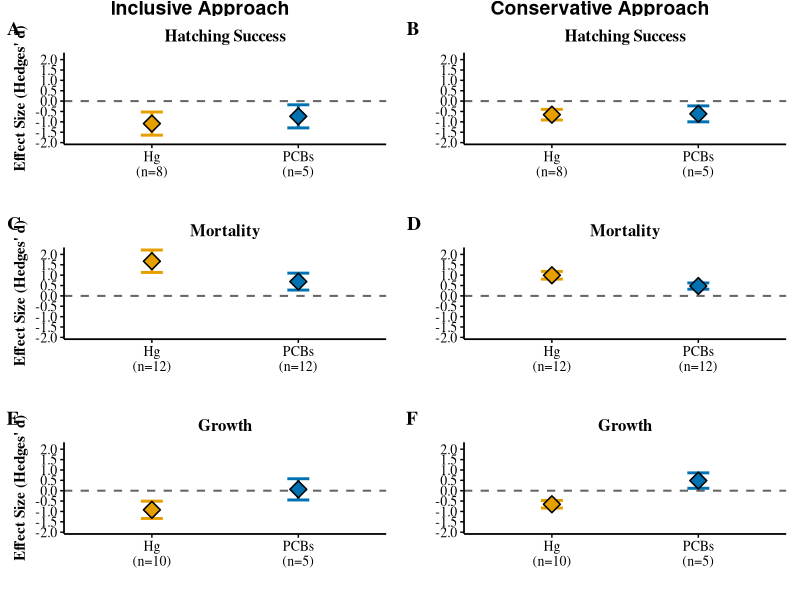
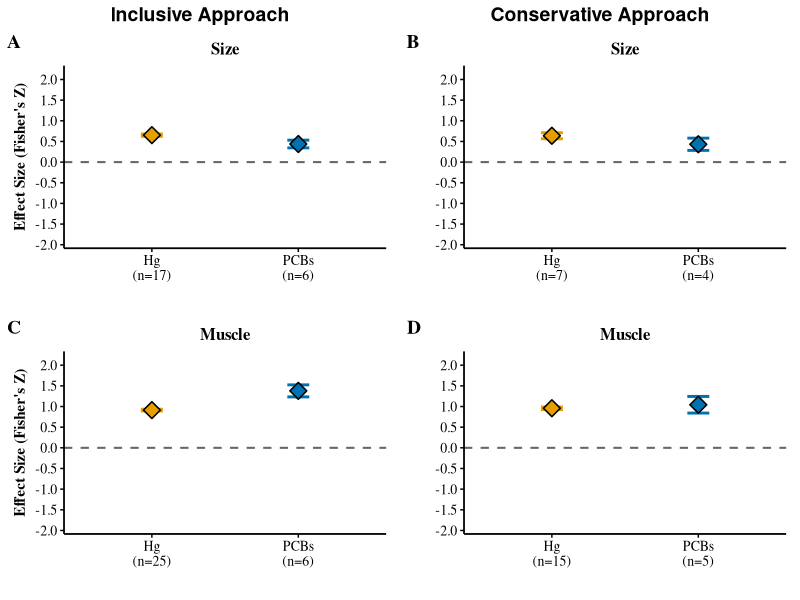
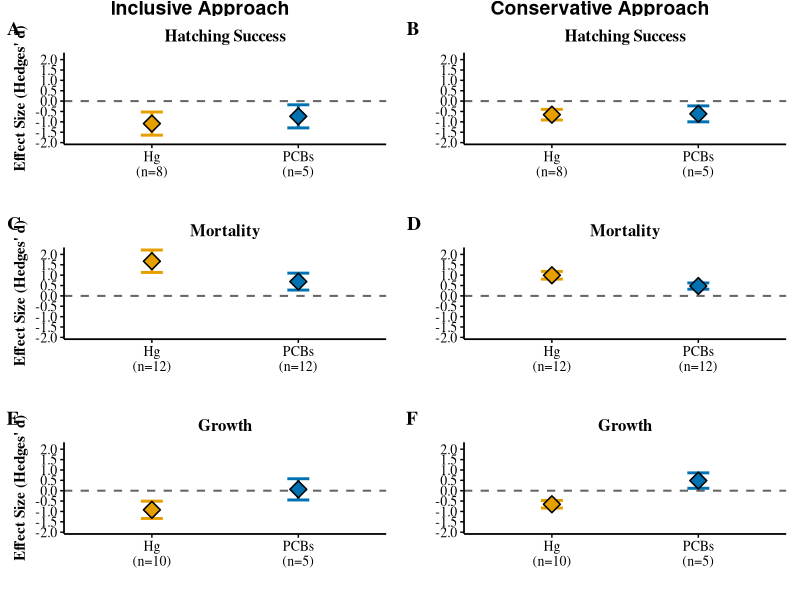
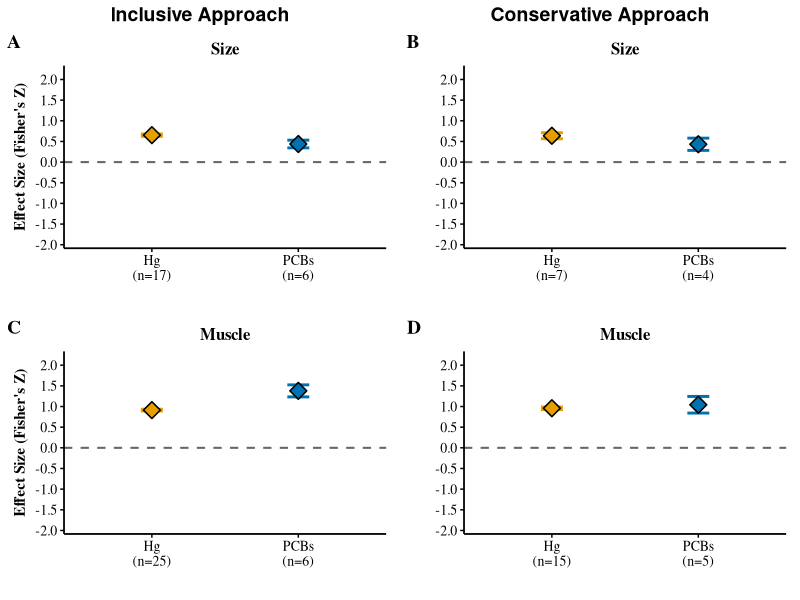
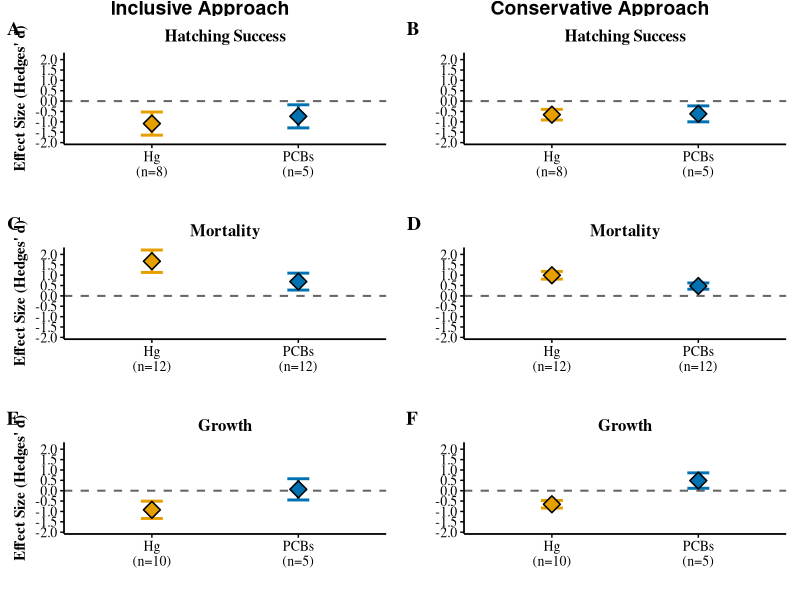
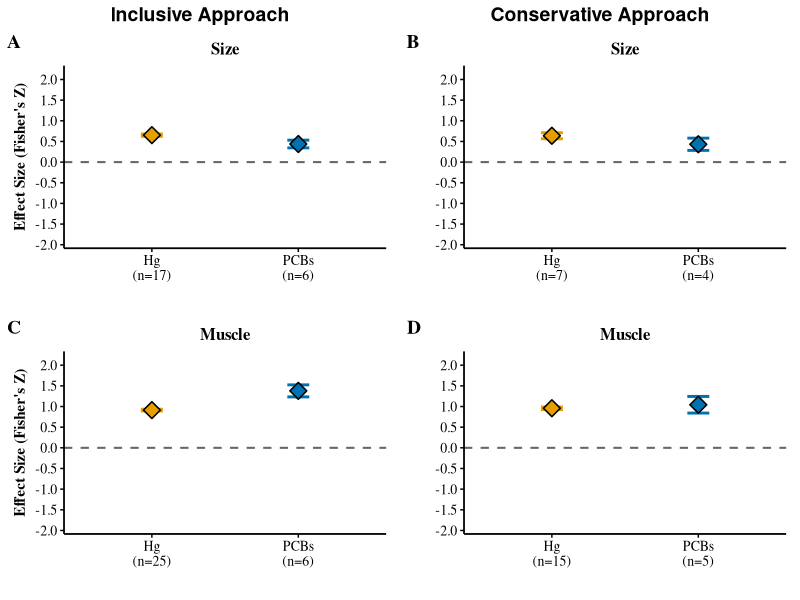
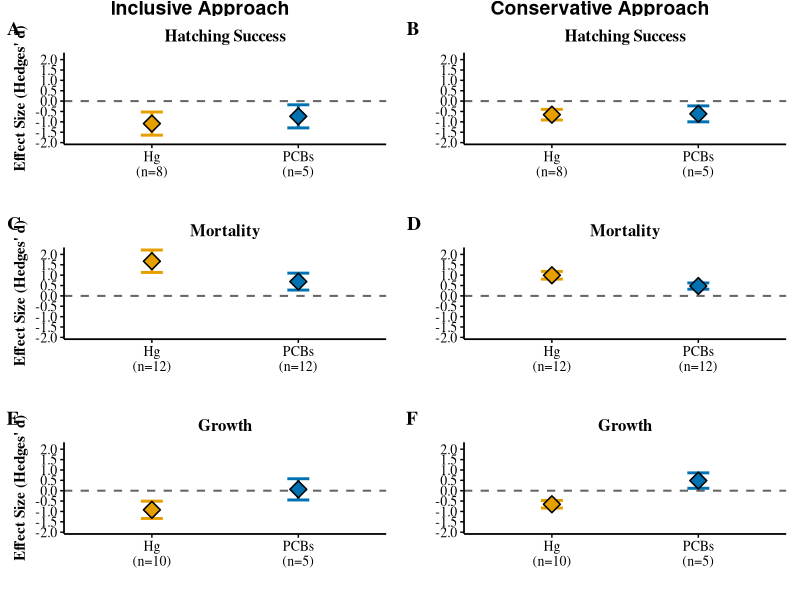
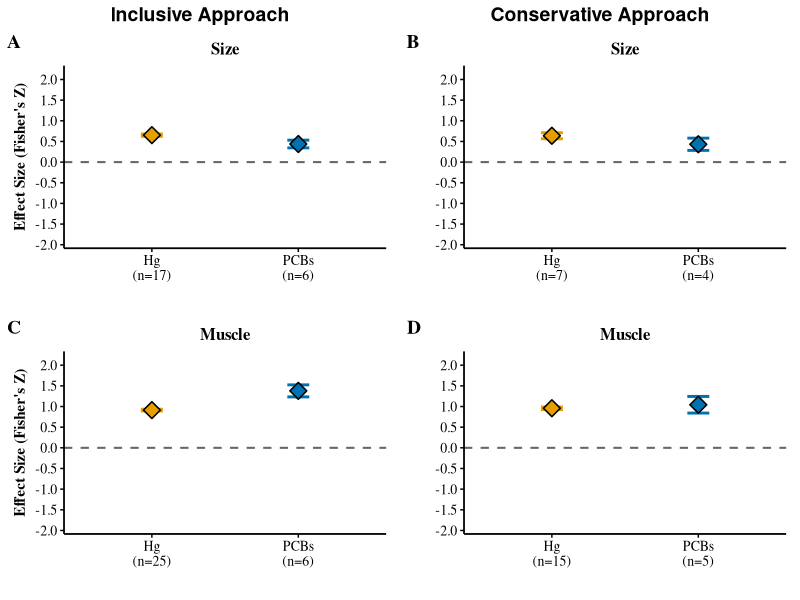

Write the R code that produced these figures, in order.
#======== Brandon Sosa =========== Updated 2025
#======== Publication-Quality Meta-Analysis Figures =========

library(ggplot2)
library(cowplot)

#===================== Hardcoded Data ===============================================

# -------- INCLUSIVE APPROACH (Borenstein-corrected for shared controls) --------
# Updated with Borenstein correction per Song et al. (2022)
# r calculated from sample sizes using Gleser & Olkin formula

# Size Inclusive (correlation-based - no shared control correction needed)
SIdata <- data.frame(
  Toxicant = c("Hg", "PCBs"),
  Mean = c(0.653, 0.438),
  CI_Lower = c(0.625, 0.345),
  CI_Upper = c(0.682, 0.531),
  n = c(17, 6)
)

# Muscle Inclusive (correlation-based - no shared control correction needed)
MuIdata <- data.frame(
  Toxicant = c("Hg", "PCBs"),
  Mean = c(0.913, 1.379),
  CI_Lower = c(0.892, 1.233),
  CI_Upper = c(0.934, 1.524),
  n = c(25, 6)
)

# Hatching Inclusive (Borenstein-corrected)
HIdata <- data.frame(
  Toxicant = c("Hg", "PCBs"),
  Mean = c(-1.0844, -0.7353),
  CI_Lower = c(-1.6427, -1.2926),
  CI_Upper = c(-0.5262, -0.1781),
  n = c(8, 5)
)

# Mortality Inclusive (Borenstein-corrected)
MIdata <- data.frame(
  Toxicant = c("Hg", "PCBs"),
  Mean = c(1.6711, 0.6901),
  CI_Lower = c(1.1306, 0.2816),
  CI_Upper = c(2.2116, 1.0985),
  n = c(12, 12)
)

# Growth Inclusive (Borenstein-corrected)
GIdata <- data.frame(
  Toxicant = c("Hg", "PCBs"),
  Mean = c(-0.9209, 0.0654),
  CI_Lower = c(-1.3381, -0.4464),
  CI_Upper = c(-0.5037, 0.5772),
  n = c(10, 5)
)

# -------- CONSERVATIVE APPROACH --------

# Size Conservative
SCdata <- data.frame(
  Toxicant = c("Hg", "PCBs"),
  Mean = c(0.638, 0.432),
  CI_Lower = c(0.565, 0.283),
  CI_Upper = c(0.711, 0.580),
  n = c(7, 4)
)

# Muscle Conservative
MuCdata <- data.frame(
  Toxicant = c("Hg", "PCBs"),
  Mean = c(0.958, 1.042),
  CI_Lower = c(0.926, 0.841),
  CI_Upper = c(0.989, 1.244),
  n = c(15, 5)
)

# Hatching Conservative
HCdata <- data.frame(
  Toxicant = c("Hg", "PCBs"),
  Mean = c(-0.655, -0.614),
  CI_Lower = c(-0.912, -0.999),
  CI_Upper = c(-0.398, -0.229),
  n = c(8, 5)
)

# Mortality Conservative
MCdata <- data.frame(
  Toxicant = c("Hg", "PCBs"),
  Mean = c(0.995, 0.475),
  CI_Lower = c(0.809, 0.324),
  CI_Upper = c(1.181, 0.626),
  n = c(12, 12)
)

# Growth Conservative
GCdata <- data.frame(
  Toxicant = c("Hg", "PCBs"),
  Mean = c(-0.653, 0.488),
  CI_Lower = c(-0.836, 0.116),
  CI_Upper = c(-0.470, 0.861),
  n = c(10, 5)
)

#===================== Colorblind-Friendly Palette ===============================
# Wong palette - distinguishable for most forms of colorblindness
hg_color <- "#E69F00"    # Orange
pcb_color <- "#0072B2"   # Blue

#============================= Publication Theme ===================================

pub_theme <- theme_classic(base_size = 11, base_family = "serif") +
  theme(
    # Axis formatting
    axis.line = element_line(linewidth = 0.6, color = "black"),
    axis.ticks = element_line(linewidth = 0.5, color = "black"),
    axis.text = element_text(size = 10, color = "black"),
    axis.title = element_text(size = 11, face = "bold"),
    
    # Title formatting
    plot.title = element_text(size = 12, face = "bold", hjust = 0.5),
    
    # Legend - will be added separately
    legend.position = "none",
    
    # Clean background
    panel.background = element_rect(fill = "white"),
    plot.background = element_rect(fill = "white", color = NA),
    
    # Margins
    plot.margin = margin(10, 10, 10, 10)
  )

#============================= Plot Function ===================================

make_plot <- function(data, title, show_ylab = FALSE, y_limits = c(-2, 2.25), ylab_text = "Effect Size") {
  
  # Create labels with n
  data$Label <- paste0(data$Toxicant, "\n(n=", data$n, ")")
  
  p <- ggplot(data, aes(x = Label, y = Mean)) +
    
    # Null effect line - prominent
    geom_hline(yintercept = 0, linetype = "dashed", linewidth = 0.7, color = "gray40") +
    
    # Error bars - thicker for visibility
    geom_errorbar(
      aes(ymin = CI_Lower, ymax = CI_Upper, color = Toxicant),
      width = 0.15, 
      linewidth = 1.0
    ) +
    
    # Point estimates - diamond shape, larger
    geom_point(
      aes(fill = Toxicant), 
      shape = 23,  # Diamond
      size = 4,
      color = "black",  # Black outline
      stroke = 0.8
    ) +
    
    # Colorblind-friendly palette
    scale_color_manual(values = c("Hg" = hg_color, "PCBs" = pcb_color)) +
    scale_fill_manual(values = c("Hg" = hg_color, "PCBs" = pcb_color)) +
    
    # Axis settings
    scale_y_continuous(
      limits = y_limits,
      breaks = seq(floor(y_limits[1]), ceiling(y_limits[2]), by = 0.5),
      expand = c(0.02, 0)
    ) +
    
    # Labels
    xlab("") +
    ylab(if(show_ylab) ylab_text else "") +
    ggtitle(title) +
    
    # Apply theme
    pub_theme
  
  return(p)
}

#============================= Create All Plots ===================================

# Larval Success Plots (Hedges' d)
HI_plot <- make_plot(HIdata, "Hatching Success", show_ylab = TRUE, ylab_text = "Effect Size (Hedges' d)")
HC_plot <- make_plot(HCdata, "Hatching Success", show_ylab = FALSE)

MI_plot <- make_plot(MIdata, "Mortality", show_ylab = TRUE, ylab_text = "Effect Size (Hedges' d)")
MC_plot <- make_plot(MCdata, "Mortality", show_ylab = FALSE)

GI_plot <- make_plot(GIdata, "Growth", show_ylab = TRUE, ylab_text = "Effect Size (Hedges' d)")
GC_plot <- make_plot(GCdata, "Growth", show_ylab = FALSE)

# Maternal Characteristics Plots (Fisher's Z)
SI_plot <- make_plot(SIdata, "Size", show_ylab = TRUE, ylab_text = "Effect Size (Fisher's Z)")
SC_plot <- make_plot(SCdata, "Size", show_ylab = FALSE)

MuI_plot <- make_plot(MuIdata, "Muscle", show_ylab = TRUE, ylab_text = "Effect Size (Fisher's Z)")
MuC_plot <- make_plot(MuCdata, "Muscle", show_ylab = FALSE)

#=======Titles==========
Inc_title <- ggdraw() + 
  draw_label("Inclusive Approach", fontface = 'bold', size = 14, x = 0.5, hjust = 0.5) +
  theme(plot.background = element_rect(fill = "white", color = NA))

Con_title <- ggdraw() + 
  draw_label("Conservative Approach", fontface = 'bold', size = 14, x = 0.5, hjust = 0.5) +
  theme(plot.background = element_rect(fill = "white", color = NA))

#==================== Combined Plots ====================

# Larval Success (Hatching, Mortality, Growth)
larval_plot <- cowplot::plot_grid(
  Inc_title, Con_title,
  HI_plot, HC_plot,
  MI_plot, MC_plot,
  GI_plot, GC_plot,
  ncol = 2, nrow = 4, 
  rel_heights = c(0.08, 1, 1, 1),
  labels = c("", "", "A", "B", "C", "D", "E", "F"),
  label_size = 14,
  label_fontface = "bold",
  label_fontfamily = "serif"
)

# Maternal Characteristics (Size, Muscle)
maternal_plot <- cowplot::plot_grid(
  Inc_title, Con_title,
  SI_plot, SC_plot,
  MuI_plot, MuC_plot,
  ncol = 2, nrow = 3,
  rel_heights = c(0.1, 1, 1),
  labels = c("", "", "A", "B", "C", "D"),
  label_size = 14,
  label_fontface = "bold",
  label_fontfamily = "serif"
)

# Display plots
print(larval_plot)
print(maternal_plot)

# Save plots - multiple formats for journal submission
# PNG for review
ggsave("figures/larval_success_plot.png", larval_plot, width = 8, height = 10, dpi = 900, bg = "white")
ggsave("figures/maternal_characteristics_plot.png", maternal_plot, width = 8, height = 7, dpi = 900, bg = "white")

# PDF for publication (vector, infinitely scalable)
ggsave("figures/larval_success_plot.pdf", larval_plot, width = 8, height = 10, bg = "white")
ggsave("figures/maternal_characteristics_plot.pdf", maternal_plot, width = 8, height = 7, bg = "white")

# TIFF for some journals (high-res raster)
ggsave("figures/larval_success_plot.tiff", larval_plot, width = 8, height = 10, dpi = 600, compression = "lzw", bg = "white")
ggsave("figures/maternal_characteristics_plot.tiff", maternal_plot, width = 8, height = 7, dpi = 600, compression = "lzw", bg = "white")
